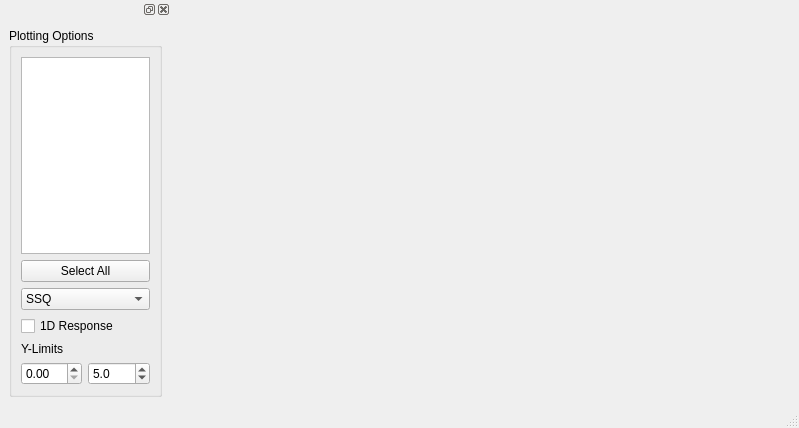
<?xml version="1.0" encoding="UTF-8"?>
<ui version="4.0">
 <class>MainWindow</class>
 <widget class="QMainWindow" name="MainWindow">
  <property name="geometry">
   <rect>
    <x>0</x>
    <y>0</y>
    <width>799</width>
    <height>428</height>
   </rect>
  </property>
  <property name="windowTitle">
   <string>Stacked Data</string>
  </property>
  <widget class="QWidget" name="centralwidget">
   <layout class="QFormLayout" name="mplvl">
    <item row="0" column="0">
     <widget class="QWidget" name="mplwindow" native="true">
      <property name="sizePolicy">
       <sizepolicy hsizetype="MinimumExpanding" vsizetype="MinimumExpanding">
        <horstretch>0</horstretch>
        <verstretch>0</verstretch>
       </sizepolicy>
      </property>
     </widget>
    </item>
   </layout>
  </widget>
  <widget class="QMenuBar" name="menubar">
   <property name="geometry">
    <rect>
     <x>0</x>
     <y>0</y>
     <width>799</width>
     <height>21</height>
    </rect>
   </property>
  </widget>
  <widget class="QStatusBar" name="statusbar"/>
  <widget class="QDockWidget" name="dockWidget">
   <property name="sizePolicy">
    <sizepolicy hsizetype="Minimum" vsizetype="Preferred">
     <horstretch>0</horstretch>
     <verstretch>0</verstretch>
    </sizepolicy>
   </property>
   <property name="minimumSize">
    <size>
     <width>171</width>
     <height>306</height>
    </size>
   </property>
   <property name="maximumSize">
    <size>
     <width>171</width>
     <height>524287</height>
    </size>
   </property>
   <attribute name="dockWidgetArea">
    <number>1</number>
   </attribute>
   <widget class="QWidget" name="dockWidgetContents">
    <layout class="QGridLayout" name="gridLayout_3">
     <item row="1" column="1">
      <widget class="QGroupBox" name="groupBox">
       <property name="minimumSize">
        <size>
         <width>100</width>
         <height>0</height>
        </size>
       </property>
       <property name="title">
        <string>Plotting Options</string>
       </property>
       <layout class="QGridLayout" name="gridLayout_2" columnstretch="0,0">
        <property name="spacing">
         <number>6</number>
        </property>
        <item row="2" column="0" colspan="2">
         <widget class="QComboBox" name="rhoType">
          <property name="layoutDirection">
           <enum>Qt::LeftToRight</enum>
          </property>
          <property name="currentText">
           <string>SSQ</string>
          </property>
          <item>
           <property name="text">
            <string>SSQ</string>
           </property>
          </item>
          <item>
           <property name="text">
            <string>Determinant</string>
           </property>
          </item>
         </widget>
        </item>
        <item row="6" column="0">
         <widget class="QDoubleSpinBox" name="yLimitsLower"/>
        </item>
        <item row="6" column="1">
         <widget class="QDoubleSpinBox" name="yLimitsUpper">
          <property name="decimals">
           <number>1</number>
          </property>
          <property name="minimum">
           <double>-10.000000000000000</double>
          </property>
          <property name="maximum">
           <double>10.000000000000000</double>
          </property>
          <property name="singleStep">
           <double>0.500000000000000</double>
          </property>
          <property name="value">
           <double>5.000000000000000</double>
          </property>
         </widget>
        </item>
        <item row="1" column="0" colspan="2">
         <widget class="QPushButton" name="selectAll">
          <property name="text">
           <string>Select All</string>
          </property>
         </widget>
        </item>
        <item row="5" column="0">
         <widget class="QLabel" name="label">
          <property name="text">
           <string>Y-Limits</string>
          </property>
         </widget>
        </item>
        <item row="0" column="0" colspan="2">
         <widget class="QListWidget" name="siteList">
          <property name="editTriggers">
           <set>QAbstractItemView::NoEditTriggers</set>
          </property>
          <property name="selectionMode">
           <enum>QAbstractItemView::ExtendedSelection</enum>
          </property>
         </widget>
        </item>
        <item row="3" column="0" colspan="2">
         <widget class="QCheckBox" name="checkResponse">
          <property name="text">
           <string>1D Response</string>
          </property>
         </widget>
        </item>
       </layout>
      </widget>
     </item>
    </layout>
   </widget>
  </widget>
 </widget>
 <resources/>
 <connections/>
</ui>
